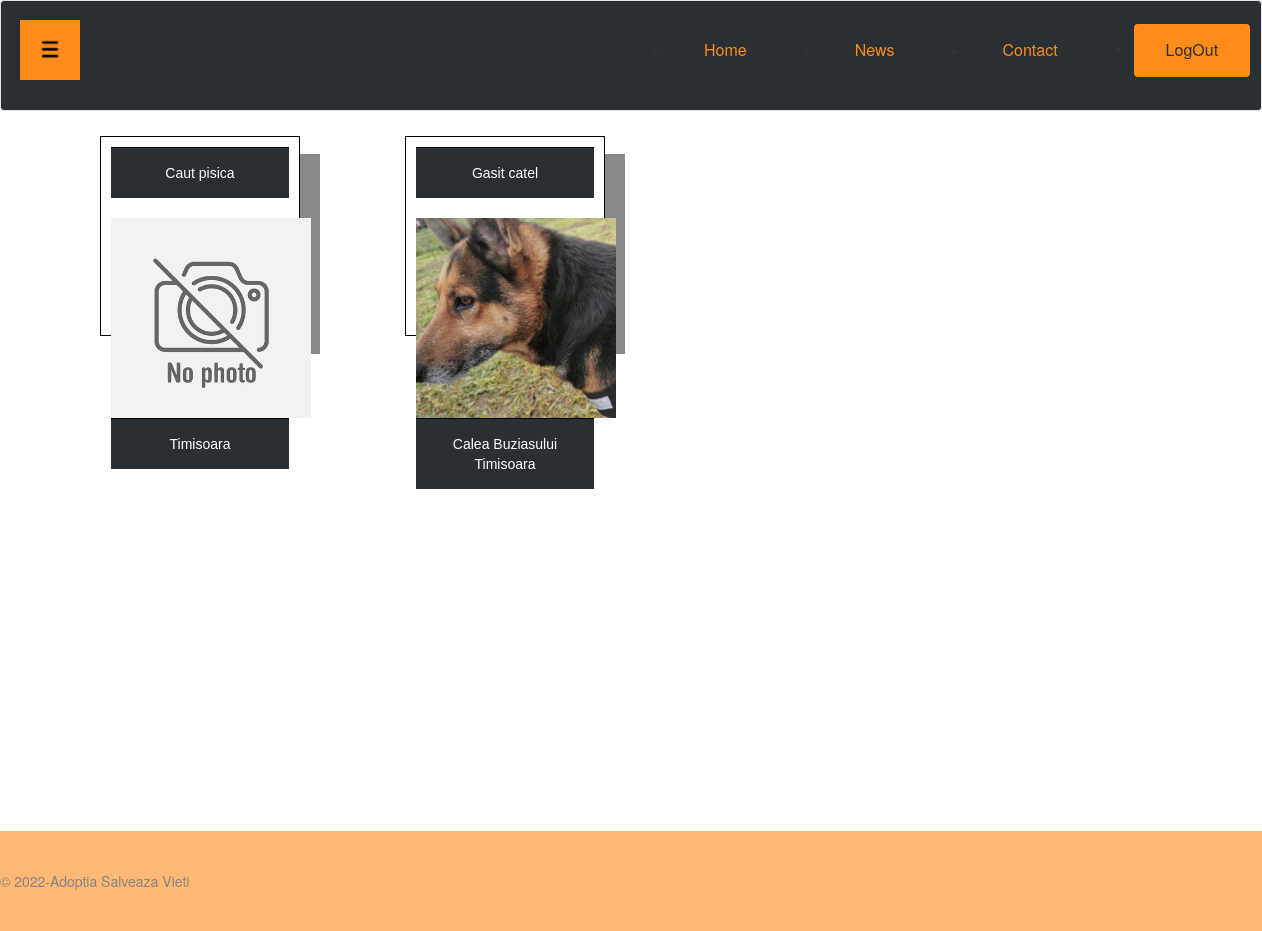
The page /php/vizualizareAnunturi.php (signed in) on the database its author committed.
### tables this page shows
CREATE TABLE `anunturi` (
  `id_anunt` varchar(255) NOT NULL,
  `id_utilizator` varchar(255) NOT NULL,
  `titlu` varchar(255) NOT NULL,
  `descriere` varchar(255) NOT NULL,
  `imagine_ref` varchar(255) NOT NULL,
  `tip_anunt` varchar(255) NOT NULL,
  `locatie` varchar(255) NOT NULL
);

### php/vizualizareAnunturi.php (the view, shortened to what this page needs)
<?php
if(!isset($_SESSION['id_administrator'])) {
    include("../include/inHeaderUser.php");
}
else{
    include("../include/inHeaderAdmin.php");
    $session_id = $_SESSION["id_administrator"];
    $author = "admin";
}
echo "<link rel='stylesheet' type='text/css' href='../css/admin.css'>";
global $conn;
    $check_anunturi = $conn->prepare("select * from anunturi");
    $check_anunturi->execute();
    echo "<div class=content>";
    while($anunt = $check_anunturi->fetch())
    {
        echo "<div class='gallery'>
                <a href='vizualizareAnunt.php?id_anunt=" . $anunt["id_anunt"] . "'>
                <div class='desc'> " . $anunt["titlu"] . " </div><br>
                    <img src='" . $anunt["imagine_ref"] . "' style='width=100%;'><br>
                <div class='desc'> " . $anunt["locatie"] . " </div></div></a>";
    }
    echo "</div>";
include("../include/footer.php");
?>

### css/admin.css (style rules this page uses)
* { box-sizing: border-box; }
html,body { height: 100%; margin: 0; }
body { background-color:white; }
body.logged { overflow-x: hidden; -webkit-background-size: cover; -moz-background-size: cover; -o-background-size: cover; background-size: cover; }
div.gallery { margin: 5px; float: left; height: 200px; width: 200px; padding: 10px; box-shadow: 20px 18px #888888; }
div.gallery img { width: 200px; height: 200px; align-items: center; }
div.desc { padding: 15px; text-align: center; border-top: 1px solid black; background-color: #292F33 ; color: white; font-family: "Raleway", sans-serif; }
.content { min-height: 100%; margin-bottom: -100px; }
div.gallery { margin: 5px; border: 1px solid black; margin-left: 100px; width: 200px; position: center; }
div.gallery img { object-fit: cover; }
div.desc { padding: 15px; text-align: center; }

### rows shown on the page
anunturi: titlu "Caut pisica", imagine_ref (placeholder picture), locatie "Timisoara"
anunturi: titlu "Gasit catel", imagine_ref (picture), locatie "Calea Buziasului Timisoara"
